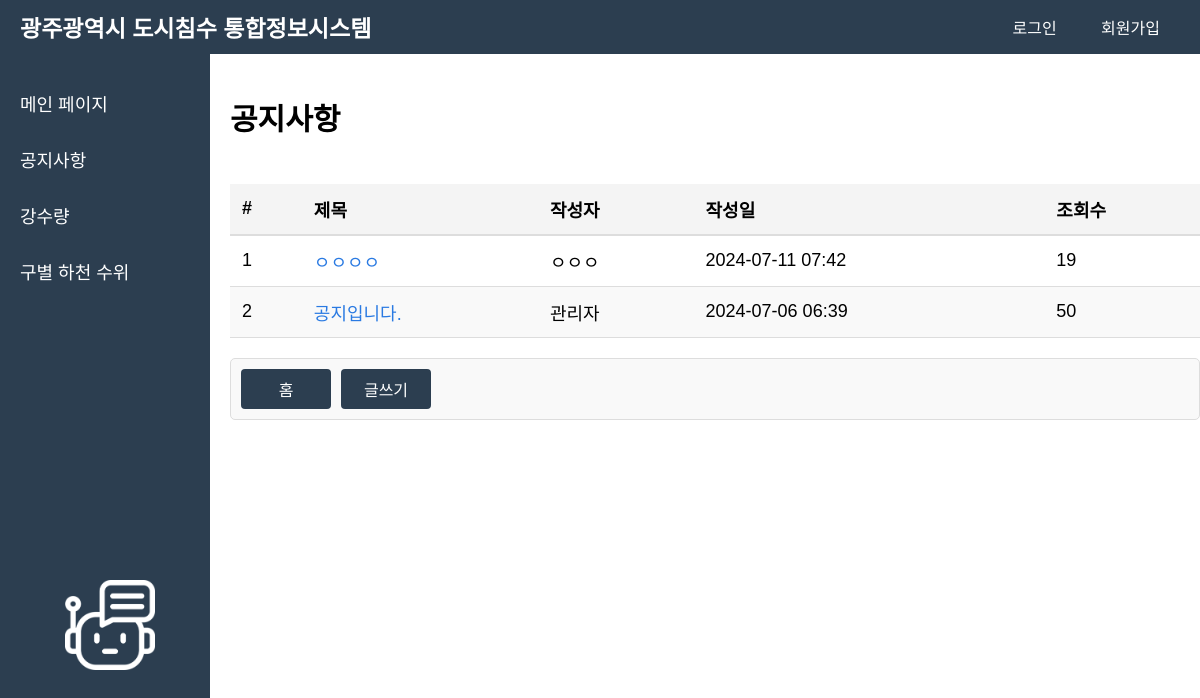
/board/, run on the app's committed database.
### board/models.py (models this page shows, shortened)
class Post(models.Model):
    author = models.CharField(max_length=100)
    created_at = models.DateTimeField(default=timezone.now)
    title = models.CharField(max_length=200)
    content = models.TextField()
    file = models.FileField(upload_to='uploads/', null=True, blank=True)
    updated_at = models.DateTimeField(auto_now=True)
    views = models.PositiveIntegerField(default=0)
    status = models.CharField(
        max_length=10,
        choices=(
            ('draft', 'Draft'),
            ('published', 'Published'),
            ('deleted', 'Deleted'),
        ),
        default='draft'
    )

### board/views.py (the view)
# urls.py: path('', views.post_list, name='post_list'),
def post_list(request):
    posts = Post.objects.filter(status='published').order_by('-created_at')
    return render(request, 'main/notice.html', {'posts': posts})

### templates/main/notice.html (shortened to what this page needs)
{% extends 'main/navbar.html' %}
{% block content %}
<div class="notice">
    <h2>공지사항</h2>
    <table class="notice2">
        <thead class="notice3">
            <tr>
                <th scope="col">#</th>
                <th scope="col">제목</th>
                <th scope="col">작성자</th>
                <th scope="col">작성일</th>
                <th scope="col">조회수</th>
            </tr>
        </thead>
        <tbody>
            {% for post in posts %}
            <tr>
                <td scope="row">{{ forloop.counter }}</td>
                <td>
                    <a href="{% url 'post_detail' pk=post.pk %}" class="post-title">{{ post.title }}</a>
                </td>
                <td>{{ post.author }}</td>
                <td>{{ post.created_at|date:"Y-m-d H:i" }}</td>
                <td>{{ post.views }}</td>
            </tr>
            {% empty %}
            <tr>
                <td colspan="5">등록된 게시물이 없습니다.</td>
            </tr>
            {% endfor %}
        </tbody>
    </table>
    <div class="button-container">
        <div class ='button-left'>
            <a href="{% url 'home' %}" class="btn btn-secondary">홈</a>
            <a href="{% url 'post_new' %}" class="btn btn-secondary">글쓰기</a>
        </div>
    </div>
</div>
{% endblock %}

### main/static/css/style.css (style rules this page uses)
body { font-family: Arial, sans-serif; margin: 0; padding: 0; box-sizing: border-box; display: flex; flex-direction: column; min-height: 100vh; }
.notice { flex-grow: 1; display: flex; flex-direction: column; width: calc(100% - 20px); padding : 20px; font-size: 20px; }
table.notice2 { width: 100%; border-collapse: collapse; margin: 20px 0; font-size: 18px; text-align: left; }
thead.notice3 { background-color: #f4f4f4; }
thead.notice3 th { padding: 12px; border-bottom: 2px solid #dddddd; }
table, tbody, th, td { color: #000000 !important; }
tbody tr { border-bottom: 1px solid #dddddd; }
tbody tr:nth-of-type(even) { background-color: #f9f9f9; }
tbody tr:nth-of-type(odd) { background-color: #ffffff; }
th, td { padding: 12px; }
th { font-weight: bold; }
a.post-title { color: #2a7ae2; text-decoration: none; }
.btn { background-color: #2c3e50; border: none; color: white; text-align: center; text-decoration: none; display: inline-block; font-size: 16px; border-radius: 4px; cursor: pointer; transition: background-color 0.3s ease; min-width: 70px; min-height: 30px; padding-top: 10px; }
.button-container { display: flex; gap: 10px; padding: 10px; border: 1px solid #ddd; border-radius: 5px; background-color: #f9f9f9; justify-content: space-between; }
.button-left { display: flex; padding-right: 15px; }
.button-left a { margin-right: 10px; }
.btn-secondary { display: flex; justify-content: center; align-items: center; background-color: #2c3e50; border: none; color: white; text-align: center; text-decoration: none; font-size: 16px; border-radius: 4px; cursor: pointer; transition: background-color 0.3s ease; min-height: 40px; min-width: 90px; padding-top: 0px; margin-right:5px; }

### data on the page
Post: title "ㅇㅇㅇㅇ", author "ㅇㅇㅇ", created_at "2024-07-11 07:42", views "19"
Post: title "공지입니다.", author "관리자", created_at "2024-07-06 06:39", views "50"
